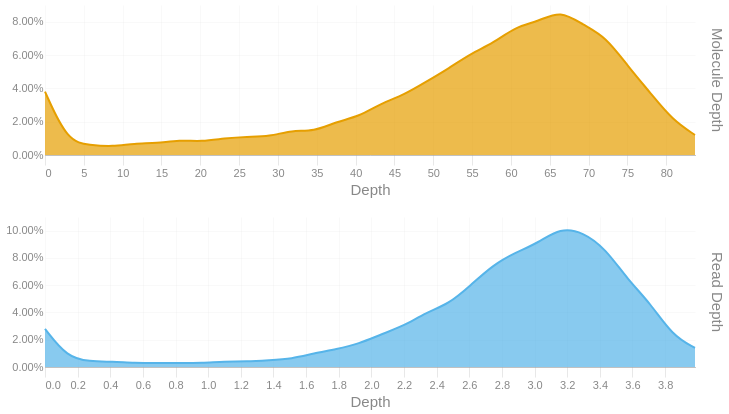

Notebook cell for this chart:
### Code cell
readdep = depth_hist(tb['Read Depth'], q99, 3)
readdep = readdep.with_columns(pl.lit('Read Depth').alias('Metric'))
if not SKIPLR:
    moldep = depth_hist(tb['Molecule Depth'], mol_q99, 1)
    moldep = moldep.with_columns(pl.lit('Molecule Depth').alias('Metric'))
    _hist = pl.concat([readdep, moldep])
    _hist = _hist.filter(pl.col('Proportion') != 0)
    with SafeRender(_hist):
        (
            alt.Chart(_hist)        
            .mark_area(interpolate = "basis")
            .encode(
                x=alt.X('Bin:Q').scale(domainMin=0).axis(alt.Axis(title='Depth')),
                y = alt.Y('Proportion:Q', title = None).axis(format = '.2%'),
                color = alt.Color('Metric:N').legend(None),
                row = alt.Row("Metric:N").header(title = None, labelOrient = 'right'),
                tooltip = [
                    alt.Tooltip("Metric:N", title = "Metric"),
                    alt.Tooltip('Interval:N', title = "Depth Interval"),
                    alt.Tooltip('Proportion:Q', title = "% Alignments").format('.2%')
                ]
            )
            .resolve_scale(x='independent', y='independent')
            .properties(
                height = 150, width = 650,
                usermeta={'embedOptions': {'downloadFileName': f'{samplename}.depth.hist'}}
            )
        ).display()
else:
    readdep = readdep.filter(pl.col('Proportion') != 0)
    with SafeRender(readdep):
        (
            alt.Chart(readdep)        
            .mark_area(interpolate = "basis")
            .encode(
                x=alt.X('Bin:Q').scale(domainMin=0).axis(alt.Axis(title='Depth')),
                y = alt.Y('Proportion:Q', title = None).axis(format = '.2%'),
                tooltip = [
                    alt.Tooltip('Interval:N', title = "Depth Interval"),
                    alt.Tooltip('Proportion:Q', title = "% Alignments").format('.2%')
                ]
            )
            .properties(
                usermeta={'embedOptions': {'downloadFileName': f'{samplename}.depth.hist'}}
            )
        ).display()

### Figure 1 — Vega-Lite specification as saved in the notebook (floating-point values rounded to 4 significant figures)
{"width": 650, "height": 150, "config": {"title": {"anchor": "start", "dy": -15, "fontSize": 18, "color": "#888888", "subtitleColor": "#888888", "subtitleFontSize": 14}, "arc": {"fill": "#0072B2"}, "axis": {"domainColor": "#888888", "domainWidth": 0.5, "gridWidth": 0.2, "grid": false, "titleFontWeight": 400, "titleFontSize": 15, "labelFontSize": 11, "labelColor": "#888888", "tickColor": "#888888", "tickWidth": 0.2, "titleColor": "#888888"}, "axisBand": {"grid": false}, "axisX": {"grid": true, "tickSize": 10, "domainCap": "round"}, "axisY": {"domain": false, "grid": true, "tickSize": 0, "domainCap": "round"}, "background": "transparent", "header": {"labelFontSize": 15, "labelColor": "#888888", "titleFontSize": 15, "titleFontWeight": 600, "titleColor": "#888888"}, "legend": {"labelFont": "sans-serif", "labelFontSize": 12, "labelColor": "#888888", "symbolSize": 100, "symbolType": "circle", "titleFontSize": 12, "titlePadding": 10, "titleColor": "#888888", "title": null}, "range": {"category": ["#E69F00", "#56B4E9", "#009E73", "#F0E442", "#0072B2", "#D55E00", "#CC79A7", "#000000"], "diverging": ["#cfe8f3", "#a2d4ec", "#73bfe2", "#46abdb", "#1696d2", "#12719e"]}, "area": {"fill": "#0072B2", "fillOpacity": 0.7, "line": true, "strokeOpacity": 0.7}, "line": {"color": "#0072B2", "stroke": "#0072B2", "strokeWidth": 2}, "trail": {"color": "#0072B2", "stroke": "#0072B2", "strokeWidth": 0, "size": 1}, "point": {"filled": true, "fillOpacity": 1.0, "size": 95}, "text": {"color": "#888888", "fontSize": 11, "align": "right", "fontWeight": 400, "size": 11}, "bar": {"fill": "#0072B2", "stroke": null}, "view": {"stroke": null, "continuousWidth": 660, "continuousHeight": 400}}, "data": {"name": "data-a07d89358b8f445b2f7131f64c0d8a24"}, "mark": {"type": "area", "interpolate": "basis"}, "encoding": {"color": {"field": "Metric", "legend": null, "type": "nominal"}, "row": {"field": "Metric", "header": {"title": null, "labelOrient": "right"}, "type": "nominal"}, "tooltip": [{"field": "Metric", "title": "Metric", "type": "nominal"}, {"field": "Interval", "title": "Depth Interval", "type": "nominal"}, {"field": "Proportion", "format": ".2%", "title": "% Alignments", "type": "quantitative"}], "x": {"axis": {"title": "Depth"}, "field": "Bin", "scale": {"domainMin": 0}, "type": "quantitative"}, "y": {"axis": {"format": ".2%"}, "field": "Proportion", "title": null, "type": "quantitative"}}, "resolve": {"scale": {"x": "independent", "y": "independent"}}, "usermeta": {"embedOptions": {"downloadFileName": "S3_Annis_504.depth.hist"}}, "$schema": "https://vega.github.io/schema/vega-lite/v6.1.0.json", "datasets": {"data-a07d89358b8f445b2f7131f64c0d8a24": [{"Bin": 0.0, "Interval": "0.0-0.137", "Proportion": 0.028, "Metric": "Read Depth"}, {"Bin": 0.137, "Interval": "0.137-0.275", "Proportion": 0.007, "Metric": "Read Depth"}, {"Bin": 0.275, "Interval": "0.275-0.412", "Proportion": 0.004, "Metric": "Read Depth"}, {"Bin": 0.412, "Interval": "0.412-0.549", "Proportion": 0.004, "Metric": "Read Depth"}, {"Bin": 0.549, "Interval": "0.549-0.687", "Proportion": 0.003, "Metric": "Read Depth"}, {"Bin": 0.687, "Interval": "0.687-0.824", "Proportion": 0.003, "Metric": "Read Depth"}, {"Bin": 0.824, "Interval": "0.824-0.961", "Proportion": 0.003, "Metric": "Read Depth"}, {"Bin": 0.961, "Interval": "0.961-1.099", "Proportion": 0.003, "Metric": "Read Depth"}, {"Bin": 1.099, "Interval": "1.099-1.236", "Proportion": 0.004, "Metric": "Read Depth"}, {"Bin": 1.236, "Interval": "1.236-1.373", "Proportion": 0.004, "Metric": "Read Depth"}, {"Bin": 1.373, "Interval": "1.373-1.511", "Proportion": 0.005, "Metric": "Read Depth"}, {"Bin": 1.511, "Interval": "1.511-1.648", "Proportion": 0.006, "Metric": "Read Depth"}, {"Bin": 1.648, "Interval": "1.648-1.785", "Proportion": 0.01, "Metric": "Read Depth"}, {"Bin": 1.785, "Interval": "1.785-1.923", "Proportion": 0.013, "Metric": "Read Depth"}, {"Bin": 1.923, "Interval": "1.923-2.06", "Proportion": 0.017, "Metric": "Read Depth"}, {"Bin": 2.06, "Interval": "2.06-2.197", "Proportion": 0.024, "Metric": "Read Depth"}, {"Bin": 2.197, "Interval": "2.197-2.335", "Proportion": 0.03, "Metric": "Read Depth"}, {"Bin": 2.335, "Interval": "2.335-2.472", "Proportion": 0.04, "Metric": "Read Depth"}, {"Bin": 2.472, "Interval": "2.472-2.609", "Proportion": 0.046, "Metric": "Read Depth"}, {"Bin": 2.609, "Interval": "2.609-2.747", "Proportion": 0.06, "Metric": "Read Depth"}, {"Bin": 2.747, "Interval": "2.747-2.884", "Proportion": 0.075, "Metric": "Read Depth"}, {"Bin": 2.884, "Interval": "2.884-3.021", "Proportion": 0.084, "Metric": "Read Depth"}, {"Bin": 3.021, "Interval": "3.021-3.159", "Proportion": 0.091, "Metric": "Read Depth"}, {"Bin": 3.159, "Interval": "3.159-3.296", "Proportion": 0.102, "Metric": "Read Depth"}, {"Bin": 3.296, "Interval": "3.296-3.433", "Proportion": 0.099, "Metric": "Read Depth"}, {"Bin": 3.433, "Interval": "3.433-3.571", "Proportion": 0.087, "Metric": "Read Depth"}, {"Bin": 3.571, "Interval": "3.571-3.708", "Proportion": 0.064, "Metric": "Read Depth"}, {"Bin": 3.708, "Interval": "3.708-3.845", "Proportion": 0.047, "Metric": "Read Depth"}, {"Bin": 3.845, "Interval": "3.845-3.983", "Proportion": 0.023, "Metric": "Read Depth"}, {"Bin": 3.983, "Interval": "3.983-4.12", "Proportion": 0.014, "Metric": "Read Depth"}, {"Bin": 0.0, "Interval": "0.0-2.9", "Proportion": 0.038, "Metric": "Molecule Depth"}, {"Bin": 2.9, "Interval": "2.9-5.8", "Proportion": 0.008, "Metric": "Molecule Depth"}, {"Bin": 5.8, "Interval": "5.8-8.7", "Proportion": 0.006, "Metric": "Molecule Depth"}, {"Bin": 8.7, "Interval": "8.7-11.5", "Proportion": 0.005, "Metric": "Molecule Depth"}, {"Bin": 11.5, "Interval": "11.5-14.4", "Proportion": 0.007, "Metric": "Molecule Depth"}, {"Bin": 14.4, "Interval": "14.4-17.3", "Proportion": 0.007, "Metric": "Molecule Depth"}, {"Bin": 17.3, "Interval": "17.3-20.2", "Proportion": 0.009, "Metric": "Molecule Depth"}, {"Bin": 20.2, "Interval": "20.2-23.1", "Proportion": 0.008, "Metric": "Molecule Depth"}, {"Bin": 23.1, "Interval": "23.1-26.0", "Proportion": 0.01, "Metric": "Molecule Depth"}, {"Bin": 26.0, "Interval": "26.0-28.9", "Proportion": 0.011, "Metric": "Molecule Depth"}, {"Bin": 28.9, "Interval": "28.9-31.8", "Proportion": 0.011, "Metric": "Molecule Depth"}, {"Bin": 31.8, "Interval": "31.8-34.6", "Proportion": 0.015, "Metric": "Molecule Depth"}, {"Bin": 34.6, "Interval": "34.6-37.5", "Proportion": 0.014, "Metric": "Molecule Depth"}, {"Bin": 37.5, "Interval": "37.5-40.4", "Proportion": 0.02, "Metric": "Molecule Depth"}, {"Bin": 40.4, "Interval": "40.4-43.3", "Proportion": 0.023, "Metric": "Molecule Depth"}, {"Bin": 43.3, "Interval": "43.3-46.2", "Proportion": 0.031, "Metric": "Molecule Depth"}, {"Bin": 46.2, "Interval": "46.2-49.1", "Proportion": 0.036, "Metric": "Molecule Depth"}, {"Bin": 49.1, "Interval": "49.1-52.0", "Proportion": 0.044, "Metric": "Molecule Depth"}, {"Bin": 52.0, "Interval": "52.0-54.9", "Proportion": 0.052, "Metric": "Molecule Depth"}, {"Bin": 54.9, "Interval": "54.9-57.7", "Proportion": 0.061, "Metric": "Molecule Depth"}, {"Bin": 57.7, "Interval": "57.7-60.6", "Proportion": 0.067, "Metric": "Molecule Depth"}, {"Bin": 60.6, "Interval": "60.6-63.5", "Proportion": 0.077, "Metric": "Molecule Depth"}, {"Bin": 63.5, "Interval": "63.5-66.4", "Proportion": 0.08, "Metric": "Molecule Depth"}, {"Bin": 66.4, "Interval": "66.4-69.3", "Proportion": 0.087, "Metric": "Molecule Depth"}, {"Bin": 69.3, "Interval": "69.3-72.2", "Proportion": 0.078, "Metric": "Molecule Depth"}, {"Bin": 72.2, "Interval": "72.2-75.1", "Proportion": 0.071, "Metric": "Molecule Depth"}, {"Bin": 75.1, "Interval": "75.1-78.0", "Proportion": 0.053, "Metric": "Molecule Depth"}, {"Bin": 78.0, "Interval": "78.0-80.8", "Proportion": 0.037, "Metric": "Molecule Depth"}, {"Bin": 80.8, "Interval": "80.8-83.7", "Proportion": 0.021, "Metric": "Molecule Depth"}, {"Bin": 83.7, "Interval": "83.7-86.62", "Proportion": 0.012, "Metric": "Molecule Depth"}]}}
